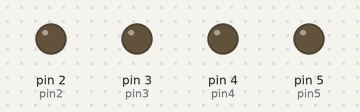
Bench run of a sketch on a simulated Arduino Uno, built with avr-gcc and run on an emulated ATmega328P. On the bench: output pins drawn as LEDs (lit = HIGH).

Above: at 0.5 s.
At 2.5 s:
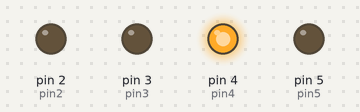
At 4.5 s:
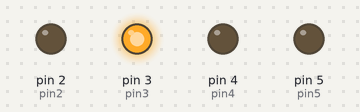
At 9.5 s:
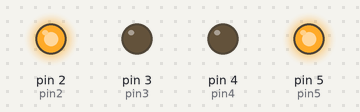
At 14.5 s:
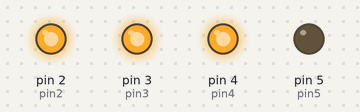
At 19.5 s:
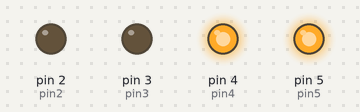
Timing chart, 0 to 20.8 s (numbered marks = the images above):
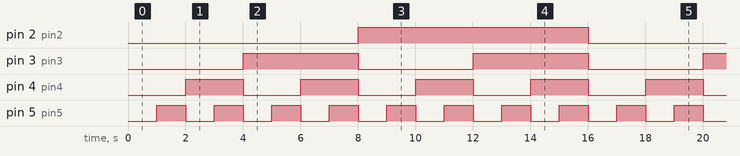

Measured:
- by itself, pin 2 (pin2): alternates HIGH for 8.0 s and LOW for 8.0 s
- by itself, pin 3 (pin3): alternates HIGH for 4.0 s and LOW for 4.0 s
- by itself, pin 4 (pin4): alternates HIGH for 2.0 s and LOW for 2.0 s
- by itself, pin 5 (pin5): alternates HIGH for 1.0 s and LOW for 1.0 s

The sketch:

05_Binary_Code_using_LED.ino
```cpp
int pin2 = 2;
int pin3 = 3 ;
int pin4 = 4  ;
int pin5 = 5;
int del1 = 1000 ;


void setup() {
 pinMode(pin2,OUTPUT);
 pinMode(pin3,OUTPUT);
 pinMode(pin4,OUTPUT);
 pinMode(pin5,OUTPUT);

}

void loop() {
    digitalWrite(pin2,LOW);
  digitalWrite(pin3,LOW);
  digitalWrite(pin4,LOW);
  digitalWrite(pin5,LOW);
delay(del1);

    digitalWrite(pin2,LOW);
  digitalWrite(pin3,LOW);
  digitalWrite(pin4,LOW);
  digitalWrite(pin5,HIGH);
delay(del1);

    digitalWrite(pin2,LOW);
  digitalWrite(pin3,LOW);
  digitalWrite(pin4,HIGH);
  digitalWrite(pin5,LOW);
delay(del1);

    digitalWrite(pin2,LOW);
  digitalWrite(pin3,LOW);
  digitalWrite(pin4,HIGH);
  digitalWrite(pin5,HIGH);
delay(del1);

    digitalWrite(pin2,LOW);
  digitalWrite(pin3,HIGH);
  digitalWrite(pin4,LOW);
  digitalWrite(pin5,LOW);
delay(del1);

    digitalWrite(pin2,LOW);
  digitalWrite(pin3,HIGH);
  digitalWrite(pin4,LOW);
  digitalWrite(pin5,HIGH);
delay(del1);

    digitalWrite(pin2,LOW);
  digitalWrite(pin3,HIGH);
  digitalWrite(pin4,HIGH);
  digitalWrite(pin5,LOW);
delay(del1);

    digitalWrite(pin2,LOW);
  digitalWrite(pin3,HIGH);
  digitalWrite(pin4,HIGH);
  digitalWrite(pin5,HIGH);
delay(del1);

    digitalWrite(pin2,HIGH);
  digitalWrite(pin3,LOW);
  digitalWrite(pin4,LOW);
  digitalWrite(pin5,LOW);
delay(del1);

    digitalWrite(pin2,HIGH);
  digitalWrite(pin3,LOW);
  digitalWrite(pin4,LOW);
  digitalWrite(pin5,HIGH);
delay(del1);

    digitalWrite(pin2,HIGH);
  digitalWrite(pin3,LOW);
  digitalWrite(pin4,HIGH);
  digitalWrite(pin5,LOW);
delay(del1);

    digitalWrite(pin2,HIGH);
  digitalWrite(pin3,LOW);
  digitalWrite(pin4,HIGH);
  digitalWrite(pin5,HIGH);
delay(del1);

    digitalWrite(pin2, HIGH);
  digitalWrite(pin3,HIGH);
  digitalWrite(pin4,LOW);
  digitalWrite(pin5,LOW);
delay(del1);
    digitalWrite(pin2,HIGH);
  digitalWrite(pin3,HIGH);
  digitalWrite(pin4,LOW);
  digitalWrite(pin5,HIGH);
delay(del1);

    digitalWrite(pin2,HIGH);
  digitalWrite(pin3,HIGH);
  digitalWrite(pin4,HIGH);
  digitalWrite(pin5,LOW);
delay(del1);

 digitalWrite(pin2,HIGH);
  digitalWrite(pin3,HIGH);
  digitalWrite(pin4,HIGH);
  digitalWrite(pin5,HIGH);
delay(1000);


}
```
